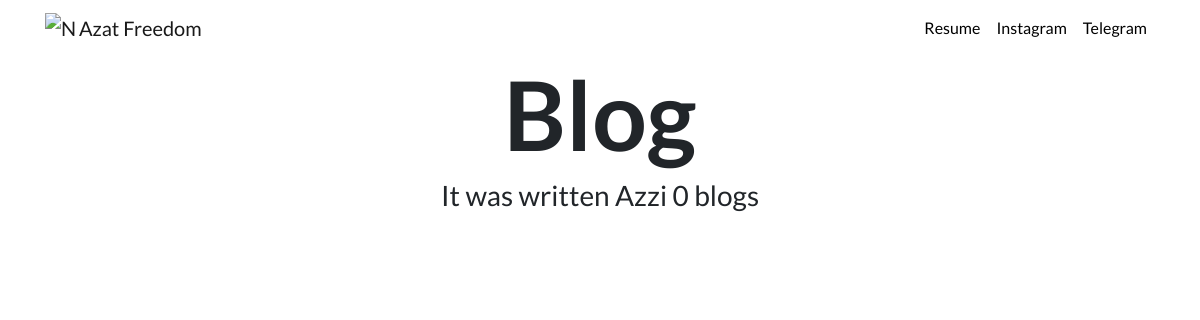
/blog/, run on an earlier commit of the app's database.
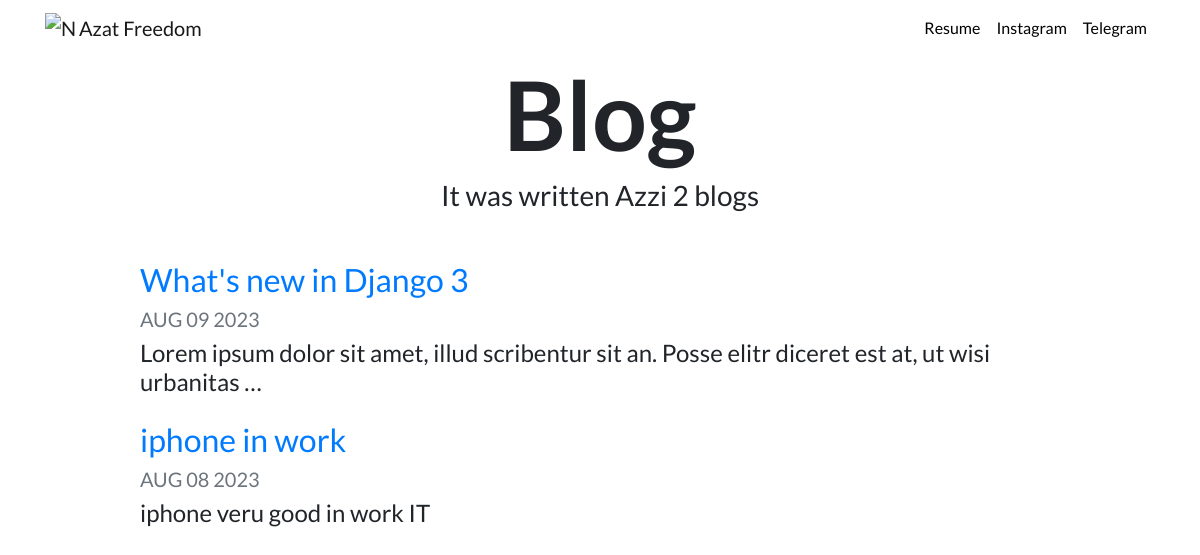
And on a later commit of the database.
### blog/models.py (models this page shows, shortened)
class Blog(models.Model):
    title = models.CharField(max_length=200)
    description = models.CharField(max_length=250)
    date = models.DateField()

### blog/views.py (the view)
# urls.py: path('', views.all_blogs, name='home'),
def all_blogs(request):
    blogs = Blog.objects.order_by('-date')[:2]
    return render(request, 'blog/all_blogs.html', {'blogs':blogs})

### blog/templates/blog/all_blogs.html
{% extends "portfolio/base.html" %}
{% load static %}
{% block content %}
<h1 id="blogtitle" class="font-weight-bold text-center">Blog</h1>
<h3 class="text-center mb-5">It was written Azzi {{ blogs.count }} blog{{ blogs.count|pluralize }}</h3>
{% for blog in blogs %}
<div class="row justify-content-center my-3">
  <div class="col-md-10">
    <a href="{% url 'blog:detail' blog.id %}">
      <h2>{{ blog.title }}</h2>
    </a>
    <h5 class="text-muted">{{ blog.date|date:'M d Y'|upper }}</h5>
    <h4>{{ blog.description|striptags|truncatechars:100 }}</h4>
  </div>
</div>
{% endfor %}
{% endblock %}

### portfolio/templates/portfolio/base.html (shortened to what this page needs)
{% load static %}
<!doctype html>
<html lang="en">
<head>
  <link rel="stylesheet" href="https://stackpath.bootstrapcdn.com/bootstrap/4.4.1/css/bootstrap.min.css">
  <link rel="stylesheet" href="{% static "portfolio/custom.css" %}">
</head>
<body>
  <nav id="topNav" class="navbar navbar-expand-md navbar-light">
    <div class="container">
      <a class="navbar-brand" href="{% url 'home' %}">
        <img src="{% static "portfolio/Logo.png" %}" width="30" height="30" class="d-inline-block align-top" alt="Nick's Logo">
        <span>Azat Freedom</span>
      </a>
      <div class="collapse navbar-collapse text-center" id="navbarNav">
        <ul class="navbar-nav ml-auto">
          <li class="nav-item">
            <a class="nav-link" href="{% static "portfolio/resume.pdf" %}">Resume</a>
          </li>
          <li class="nav-item">
            <a class="nav-link" href="yanberdin.azz" target="_blank">Instagram</a>
          </li>
          <li class="nav-item">
            <a class="nav-link" href="@azziii01" target="_blank">Telegram</a>
          </li>
        </ul>
      </div>
    </div>
  </nav>
  <div class="container">
    {% block content %}{% endblock %}
  </div>
</body>
</html>

### portfolio/static/portfolio/custom.css (style rules this page uses)
.navbar-nav .nav-link { color: rgba(0,0,0,1) !important; }
body { font-family: 'Lato', sans-serif; }
#blogtitle { font-size: 6rem; }

What changed in the data, as far as the page shows it:
added Blog: title "What's new in Django 3", date "AUG 09 2023", description "Lorem ipsum dolor sit amet, illud scribentur sit an. Posse elitr diceret est at, ut wisi urbanitas …"
added Blog: title "iphone in work", date "AUG 08 2023", description "iphone veru good in work IT"
Also different on the page:
{{ blogs.count }}: "0" → "2"
